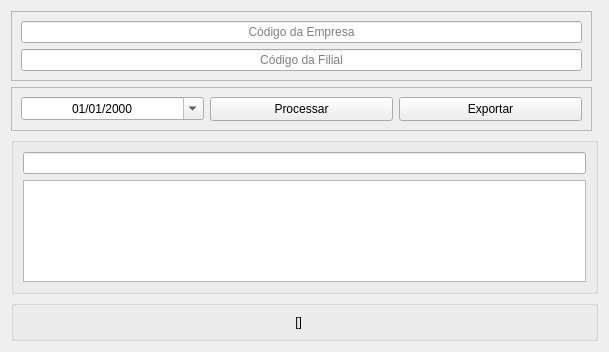
<?xml version="1.0" encoding="UTF-8"?>
<ui version="4.0">
 <class>RelacaoColaborador</class>
 <widget class="QWidget" name="RelacaoColaborador">
  <property name="geometry">
   <rect>
    <x>0</x>
    <y>0</y>
    <width>609</width>
    <height>352</height>
   </rect>
  </property>
  <property name="windowTitle">
   <string>Form</string>
  </property>
  <property name="styleSheet">
   <string notr="true"/>
  </property>
  <layout class="QGridLayout" name="gridLayout_3">
   <item row="2" column="0" colspan="2">
    <widget class="QGroupBox" name="painelTabela">
     <property name="title">
      <string/>
     </property>
     <layout class="QVBoxLayout" name="verticalLayout">
      <item>
       <widget class="QLineEdit" name="campoPesquisarObjetosTabela"/>
      </item>
      <item>
       <widget class="QTableWidget" name="tableWidget">
        <property name="sortingEnabled">
         <bool>true</bool>
        </property>
       </widget>
      </item>
     </layout>
    </widget>
   </item>
   <item row="3" column="0" colspan="2">
    <widget class="QGroupBox" name="painelResultados">
     <property name="title">
      <string/>
     </property>
     <layout class="QHBoxLayout" name="horizontalLayout_2">
      <item>
       <widget class="QLabel" name="campoItemSelecionado">
        <property name="text">
         <string>[]</string>
        </property>
        <property name="alignment">
         <set>Qt::AlignRight|Qt::AlignTrailing|Qt::AlignVCenter</set>
        </property>
       </widget>
      </item>
      <item>
       <widget class="QLabel" name="campoTotalRegistros">
        <property name="text">
         <string/>
        </property>
       </widget>
      </item>
     </layout>
    </widget>
   </item>
   <item row="0" column="0">
    <widget class="QFrame" name="frameFiltros">
     <property name="frameShape">
      <enum>QFrame::StyledPanel</enum>
     </property>
     <property name="frameShadow">
      <enum>QFrame::Raised</enum>
     </property>
     <layout class="QGridLayout" name="gridLayout">
      <item row="0" column="1">
       <widget class="QLineEdit" name="campoID_Empresa">
        <property name="toolTip">
         <string>&lt;html&gt;&lt;head/&gt;&lt;body&gt;&lt;p&gt;&lt;img src=&quot;:/images/flag_otimo.png&quot;/&gt;Código da &lt;span style=&quot; font-weight:600; font-style:italic;&quot;&gt;empresa&lt;/span&gt; que deseja filtrar. Nesta versão só uma empresa é permitida.&lt;/p&gt;&lt;p&gt;Caso queira todas as empresas, deixe o campo em branco/vazio.&lt;/p&gt;&lt;/body&gt;&lt;/html&gt;</string>
        </property>
        <property name="alignment">
         <set>Qt::AlignCenter</set>
        </property>
        <property name="placeholderText">
         <string>Código da Empresa</string>
        </property>
       </widget>
      </item>
      <item row="1" column="1">
       <widget class="QLineEdit" name="campoID_Filial">
        <property name="toolTip">
         <string>&lt;html&gt;&lt;head/&gt;&lt;body&gt;&lt;p&gt;&lt;img src=&quot;:/images/flag_otimo.png&quot;/&gt;Código da &lt;span style=&quot; font-weight:600; font-style:italic;&quot;&gt;filial&lt;/span&gt; que deseja filtrar. Nesta versão só uma empresa é permitida.&lt;/p&gt;&lt;p&gt;Caso queira todas as empresas, deixe o campo em branco/vazio.&lt;/p&gt;&lt;/body&gt;&lt;/html&gt;</string>
        </property>
        <property name="alignment">
         <set>Qt::AlignCenter</set>
        </property>
        <property name="placeholderText">
         <string>Código da Filial</string>
        </property>
       </widget>
      </item>
     </layout>
    </widget>
   </item>
   <item row="1" column="0">
    <widget class="QFrame" name="frameAcoes">
     <property name="minimumSize">
      <size>
       <width>200</width>
       <height>0</height>
      </size>
     </property>
     <property name="frameShape">
      <enum>QFrame::StyledPanel</enum>
     </property>
     <property name="frameShadow">
      <enum>QFrame::Raised</enum>
     </property>
     <layout class="QHBoxLayout" name="horizontalLayout">
      <item>
       <widget class="QDateEdit" name="dataReferencia">
        <property name="wrapping">
         <bool>false</bool>
        </property>
        <property name="alignment">
         <set>Qt::AlignCenter</set>
        </property>
        <property name="showGroupSeparator" stdset="0">
         <bool>true</bool>
        </property>
        <property name="currentSection">
         <enum>QDateTimeEdit::DaySection</enum>
        </property>
        <property name="displayFormat">
         <string>dd/MM/yyyy</string>
        </property>
        <property name="calendarPopup">
         <bool>true</bool>
        </property>
       </widget>
      </item>
      <item>
       <widget class="QPushButton" name="botaoProcessar">
        <property name="minimumSize">
         <size>
          <width>0</width>
          <height>24</height>
         </size>
        </property>
        <property name="maximumSize">
         <size>
          <width>16777215</width>
          <height>24</height>
         </size>
        </property>
        <property name="text">
         <string>Processar</string>
        </property>
        <property name="icon">
         <iconset resource="thema.qrc">
          <normaloff>:/images/paper-plane.png</normaloff>:/images/paper-plane.png</iconset>
        </property>
       </widget>
      </item>
      <item>
       <widget class="QPushButton" name="botaoExportar">
        <property name="minimumSize">
         <size>
          <width>0</width>
          <height>24</height>
         </size>
        </property>
        <property name="maximumSize">
         <size>
          <width>16777215</width>
          <height>24</height>
         </size>
        </property>
        <property name="text">
         <string>Exportar</string>
        </property>
        <property name="icon">
         <iconset resource="thema.qrc">
          <normaloff>:/images/csv-file-format-extension.png</normaloff>:/images/csv-file-format-extension.png</iconset>
        </property>
       </widget>
      </item>
     </layout>
    </widget>
   </item>
  </layout>
 </widget>
 <tabstops>
  <tabstop>campoID_Empresa</tabstop>
  <tabstop>campoID_Filial</tabstop>
  <tabstop>dataReferencia</tabstop>
  <tabstop>botaoProcessar</tabstop>
  <tabstop>botaoExportar</tabstop>
  <tabstop>campoPesquisarObjetosTabela</tabstop>
  <tabstop>tableWidget</tabstop>
 </tabstops>
 <resources>
  <include location="thema.qrc"/>
 </resources>
 <connections/>
</ui>
